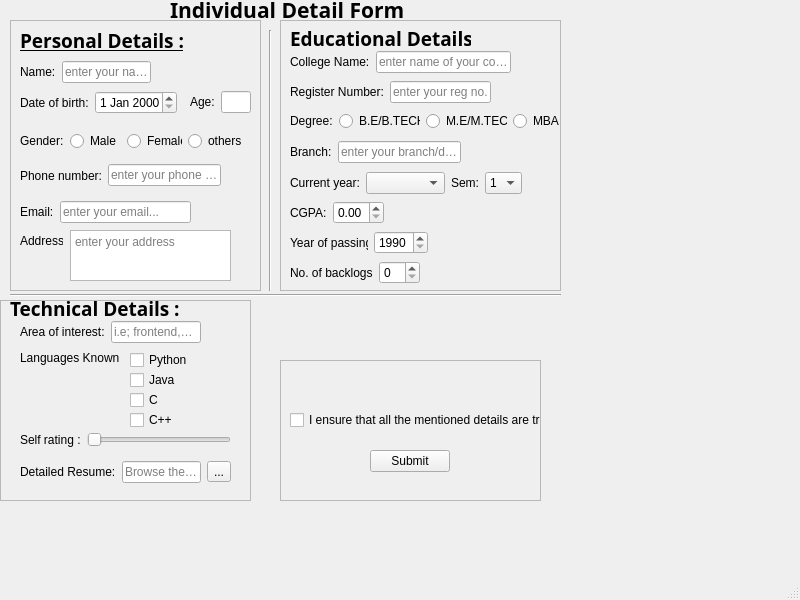
<?xml version="1.0" encoding="UTF-8"?>
<ui version="4.0">
 <class>MainWindow</class>
 <widget class="QMainWindow" name="MainWindow">
  <property name="geometry">
   <rect>
    <x>0</x>
    <y>0</y>
    <width>800</width>
    <height>600</height>
   </rect>
  </property>
  <property name="windowTitle">
   <string>MainWindow</string>
  </property>
  <widget class="QWidget" name="centralwidget">
   <widget class="QFrame" name="GeneralDetails">
    <property name="geometry">
     <rect>
      <x>10</x>
      <y>20</y>
      <width>251</width>
      <height>271</height>
     </rect>
    </property>
    <property name="frameShape">
     <enum>QFrame::StyledPanel</enum>
    </property>
    <property name="frameShadow">
     <enum>QFrame::Raised</enum>
    </property>
    <widget class="QLabel" name="label_7">
     <property name="geometry">
      <rect>
       <x>10</x>
       <y>210</y>
       <width>43</width>
       <height>22</height>
      </rect>
     </property>
     <property name="text">
      <string>Address:</string>
     </property>
    </widget>
    <widget class="QTextEdit" name="textEdit">
     <property name="geometry">
      <rect>
       <x>60</x>
       <y>210</y>
       <width>161</width>
       <height>51</height>
      </rect>
     </property>
     <property name="html">
      <string>&lt;!DOCTYPE HTML PUBLIC &quot;-//W3C//DTD HTML 4.0//EN&quot; &quot;http://www.w3.org/TR/REC-html40/strict.dtd&quot;&gt;
&lt;html&gt;&lt;head&gt;&lt;meta name=&quot;qrichtext&quot; content=&quot;1&quot; /&gt;&lt;style type=&quot;text/css&quot;&gt;
p, li { white-space: pre-wrap; }
&lt;/style&gt;&lt;/head&gt;&lt;body style=&quot; font-family:'MS Shell Dlg 2'; font-size:8pt; font-weight:400; font-style:normal;&quot;&gt;
&lt;p style=&quot;-qt-paragraph-type:empty; margin-top:0px; margin-bottom:0px; margin-left:0px; margin-right:0px; -qt-block-indent:0; text-indent:0px;&quot;&gt;&lt;br /&gt;&lt;/p&gt;&lt;/body&gt;&lt;/html&gt;</string>
     </property>
     <property name="placeholderText">
      <string>enter your address</string>
     </property>
    </widget>
    <widget class="QLabel" name="label_8">
     <property name="geometry">
      <rect>
       <x>10</x>
       <y>10</y>
       <width>171</width>
       <height>21</height>
      </rect>
     </property>
     <property name="font">
      <font>
       <family>Perpetua</family>
       <pointsize>14</pointsize>
       <weight>75</weight>
       <italic>false</italic>
       <bold>true</bold>
       <underline>true</underline>
      </font>
     </property>
     <property name="autoFillBackground">
      <bool>false</bool>
     </property>
     <property name="text">
      <string>Personal Details :</string>
     </property>
     <property name="textFormat">
      <enum>Qt::MarkdownText</enum>
     </property>
    </widget>
    <widget class="QWidget" name="layoutWidget">
     <property name="geometry">
      <rect>
       <x>10</x>
       <y>40</y>
       <width>131</width>
       <height>24</height>
      </rect>
     </property>
     <layout class="QHBoxLayout" name="horizontalLayout">
      <item>
       <widget class="QLabel" name="label">
        <property name="text">
         <string>Name:</string>
        </property>
       </widget>
      </item>
      <item>
       <widget class="QLineEdit" name="lineEdit">
        <property name="placeholderText">
         <string>enter your name</string>
        </property>
       </widget>
      </item>
     </layout>
    </widget>
    <widget class="QWidget" name="layoutWidget">
     <property name="geometry">
      <rect>
       <x>10</x>
       <y>180</y>
       <width>171</width>
       <height>24</height>
      </rect>
     </property>
     <layout class="QHBoxLayout" name="horizontalLayout_6">
      <item>
       <widget class="QLabel" name="label_6">
        <property name="text">
         <string>Email:</string>
        </property>
       </widget>
      </item>
      <item>
       <widget class="QLineEdit" name="lineEdit_4">
        <property name="placeholderText">
         <string>enter your email...</string>
        </property>
       </widget>
      </item>
     </layout>
    </widget>
    <widget class="QWidget" name="layoutWidget">
     <property name="geometry">
      <rect>
       <x>10</x>
       <y>70</y>
       <width>157</width>
       <height>25</height>
      </rect>
     </property>
     <layout class="QHBoxLayout" name="horizontalLayout_2">
      <item>
       <widget class="QLabel" name="label_3">
        <property name="text">
         <string>Date of birth:</string>
        </property>
       </widget>
      </item>
      <item>
       <widget class="QDateEdit" name="dateEdit"/>
      </item>
     </layout>
    </widget>
    <widget class="QWidget" name="layoutWidget">
     <property name="geometry">
      <rect>
       <x>10</x>
       <y>110</y>
       <width>223</width>
       <height>22</height>
      </rect>
     </property>
     <layout class="QHBoxLayout" name="horizontalLayout_3">
      <item>
       <widget class="QLabel" name="label_4">
        <property name="text">
         <string>Gender:</string>
        </property>
       </widget>
      </item>
      <item>
       <widget class="QRadioButton" name="radioButton">
        <property name="text">
         <string>Male</string>
        </property>
       </widget>
      </item>
      <item>
       <widget class="QRadioButton" name="radioButton_2">
        <property name="text">
         <string>Female</string>
        </property>
       </widget>
      </item>
      <item>
       <widget class="QRadioButton" name="radioButton_3">
        <property name="text">
         <string>others</string>
        </property>
       </widget>
      </item>
     </layout>
    </widget>
    <widget class="QWidget" name="layoutWidget">
     <property name="geometry">
      <rect>
       <x>180</x>
       <y>70</y>
       <width>61</width>
       <height>24</height>
      </rect>
     </property>
     <layout class="QHBoxLayout" name="horizontalLayout_4">
      <item>
       <widget class="QLabel" name="label_2">
        <property name="text">
         <string>Age:</string>
        </property>
       </widget>
      </item>
      <item>
       <widget class="QLineEdit" name="lineEdit_2">
        <property name="placeholderText">
         <string/>
        </property>
       </widget>
      </item>
     </layout>
    </widget>
    <widget class="QWidget" name="layoutWidget">
     <property name="geometry">
      <rect>
       <x>10</x>
       <y>140</y>
       <width>201</width>
       <height>31</height>
      </rect>
     </property>
     <layout class="QHBoxLayout" name="horizontalLayout_7">
      <item>
       <widget class="QLabel" name="label_5">
        <property name="text">
         <string>Phone number:</string>
        </property>
       </widget>
      </item>
      <item>
       <widget class="QLineEdit" name="lineEdit_3">
        <property name="placeholderText">
         <string>enter your phone no.</string>
        </property>
       </widget>
      </item>
     </layout>
    </widget>
   </widget>
   <widget class="QFrame" name="frame_2">
    <property name="geometry">
     <rect>
      <x>280</x>
      <y>20</y>
      <width>281</width>
      <height>271</height>
     </rect>
    </property>
    <property name="frameShape">
     <enum>QFrame::StyledPanel</enum>
    </property>
    <property name="frameShadow">
     <enum>QFrame::Raised</enum>
    </property>
    <widget class="QLabel" name="label_15">
     <property name="geometry">
      <rect>
       <x>10</x>
       <y>10</y>
       <width>181</width>
       <height>16</height>
      </rect>
     </property>
     <property name="font">
      <font>
       <family>Perpetua</family>
       <pointsize>14</pointsize>
       <weight>75</weight>
       <bold>true</bold>
       <underline>true</underline>
      </font>
     </property>
     <property name="text">
      <string>Educational Details :</string>
     </property>
    </widget>
    <widget class="QWidget" name="layoutWidget">
     <property name="geometry">
      <rect>
       <x>10</x>
       <y>150</y>
       <width>232</width>
       <height>26</height>
      </rect>
     </property>
     <layout class="QHBoxLayout" name="horizontalLayout_13">
      <item>
       <layout class="QHBoxLayout" name="horizontalLayout_12">
        <item>
         <widget class="QLabel" name="label_13">
          <property name="text">
           <string>Current year:</string>
          </property>
         </widget>
        </item>
        <item>
         <widget class="QComboBox" name="comboBox">
          <property name="currentText">
           <string/>
          </property>
          <property name="placeholderText">
           <string>Select year</string>
          </property>
          <item>
           <property name="text">
            <string>Select year</string>
           </property>
          </item>
          <item>
           <property name="text">
            <string>1st year</string>
           </property>
          </item>
          <item>
           <property name="text">
            <string>2nd year</string>
           </property>
          </item>
          <item>
           <property name="text">
            <string>3rd year</string>
           </property>
          </item>
          <item>
           <property name="text">
            <string>4th year</string>
           </property>
          </item>
         </widget>
        </item>
       </layout>
      </item>
      <item>
       <widget class="QLabel" name="label_14">
        <property name="text">
         <string>Sem:</string>
        </property>
       </widget>
      </item>
      <item>
       <widget class="QComboBox" name="comboBox_2">
        <item>
         <property name="text">
          <string>1</string>
         </property>
        </item>
        <item>
         <property name="text">
          <string>2</string>
         </property>
        </item>
        <item>
         <property name="text">
          <string>3</string>
         </property>
        </item>
        <item>
         <property name="text">
          <string>4</string>
         </property>
        </item>
        <item>
         <property name="text">
          <string>5</string>
         </property>
        </item>
        <item>
         <property name="text">
          <string>6</string>
         </property>
        </item>
       </widget>
      </item>
     </layout>
    </widget>
    <widget class="QWidget" name="layoutWidget">
     <property name="geometry">
      <rect>
       <x>10</x>
       <y>30</y>
       <width>221</width>
       <height>24</height>
      </rect>
     </property>
     <layout class="QHBoxLayout" name="horizontalLayout_5">
      <item>
       <widget class="QLabel" name="label_9">
        <property name="text">
         <string>College Name:</string>
        </property>
       </widget>
      </item>
      <item>
       <widget class="QLineEdit" name="lineEdit_5">
        <property name="placeholderText">
         <string>enter name of your college</string>
        </property>
       </widget>
      </item>
     </layout>
    </widget>
    <widget class="QWidget" name="layoutWidget">
     <property name="geometry">
      <rect>
       <x>10</x>
       <y>60</y>
       <width>201</width>
       <height>24</height>
      </rect>
     </property>
     <layout class="QHBoxLayout" name="horizontalLayout_8">
      <item>
       <widget class="QLabel" name="label_10">
        <property name="text">
         <string>Register Number:</string>
        </property>
       </widget>
      </item>
      <item>
       <widget class="QLineEdit" name="lineEdit_6">
        <property name="placeholderText">
         <string>enter your reg no.</string>
        </property>
       </widget>
      </item>
     </layout>
    </widget>
    <widget class="QWidget" name="layoutWidget">
     <property name="geometry">
      <rect>
       <x>10</x>
       <y>90</y>
       <width>274</width>
       <height>22</height>
      </rect>
     </property>
     <layout class="QHBoxLayout" name="horizontalLayout_10">
      <item>
       <widget class="QLabel" name="label_11">
        <property name="text">
         <string>Degree:</string>
        </property>
       </widget>
      </item>
      <item>
       <widget class="QRadioButton" name="radioButton_4">
        <property name="text">
         <string>B.E/B.TECH</string>
        </property>
       </widget>
      </item>
      <item>
       <widget class="QRadioButton" name="radioButton_5">
        <property name="text">
         <string>M.E/M.TECH</string>
        </property>
       </widget>
      </item>
      <item>
       <widget class="QRadioButton" name="radioButton_6">
        <property name="text">
         <string>MBA</string>
        </property>
       </widget>
      </item>
     </layout>
    </widget>
    <widget class="QWidget" name="layoutWidget">
     <property name="geometry">
      <rect>
       <x>10</x>
       <y>120</y>
       <width>171</width>
       <height>24</height>
      </rect>
     </property>
     <layout class="QHBoxLayout" name="horizontalLayout_11">
      <item>
       <widget class="QLabel" name="label_12">
        <property name="text">
         <string>Branch:</string>
        </property>
       </widget>
      </item>
      <item>
       <widget class="QLineEdit" name="lineEdit_7">
        <property name="placeholderText">
         <string>enter your branch/dept</string>
        </property>
       </widget>
      </item>
     </layout>
    </widget>
    <widget class="QWidget" name="layoutWidget">
     <property name="geometry">
      <rect>
       <x>10</x>
       <y>180</y>
       <width>94</width>
       <height>25</height>
      </rect>
     </property>
     <layout class="QHBoxLayout" name="horizontalLayout_14">
      <item>
       <widget class="QLabel" name="label_16">
        <property name="text">
         <string>CGPA:</string>
        </property>
       </widget>
      </item>
      <item>
       <widget class="QDoubleSpinBox" name="doubleSpinBox"/>
      </item>
     </layout>
    </widget>
    <widget class="QWidget" name="layoutWidget">
     <property name="geometry">
      <rect>
       <x>10</x>
       <y>210</y>
       <width>138</width>
       <height>25</height>
      </rect>
     </property>
     <layout class="QHBoxLayout" name="horizontalLayout_15">
      <item>
       <widget class="QLabel" name="label_18">
        <property name="text">
         <string>Year of passing:</string>
        </property>
       </widget>
      </item>
      <item>
       <widget class="QSpinBox" name="spinBox">
        <property name="minimum">
         <number>1990</number>
        </property>
        <property name="maximum">
         <number>2030</number>
        </property>
       </widget>
      </item>
     </layout>
    </widget>
    <widget class="QWidget" name="layoutWidget">
     <property name="geometry">
      <rect>
       <x>10</x>
       <y>240</y>
       <width>130</width>
       <height>25</height>
      </rect>
     </property>
     <layout class="QHBoxLayout" name="horizontalLayout_16">
      <item>
       <widget class="QLabel" name="label_17">
        <property name="text">
         <string>No. of backlogs :</string>
        </property>
       </widget>
      </item>
      <item>
       <widget class="QSpinBox" name="spinBox_2">
        <property name="maximum">
         <number>62</number>
        </property>
       </widget>
      </item>
     </layout>
    </widget>
   </widget>
   <widget class="Line" name="line">
    <property name="geometry">
     <rect>
      <x>255</x>
      <y>30</y>
      <width>31</width>
      <height>261</height>
     </rect>
    </property>
    <property name="orientation">
     <enum>Qt::Vertical</enum>
    </property>
   </widget>
   <widget class="Line" name="line_2">
    <property name="geometry">
     <rect>
      <x>10</x>
      <y>280</y>
      <width>551</width>
      <height>31</height>
     </rect>
    </property>
    <property name="orientation">
     <enum>Qt::Horizontal</enum>
    </property>
   </widget>
   <widget class="QFrame" name="frame">
    <property name="geometry">
     <rect>
      <x>0</x>
      <y>300</y>
      <width>251</width>
      <height>201</height>
     </rect>
    </property>
    <property name="frameShape">
     <enum>QFrame::StyledPanel</enum>
    </property>
    <property name="frameShadow">
     <enum>QFrame::Raised</enum>
    </property>
    <widget class="QLabel" name="label_21">
     <property name="geometry">
      <rect>
       <x>20</x>
       <y>50</y>
       <width>101</width>
       <height>16</height>
      </rect>
     </property>
     <property name="text">
      <string>Languages Known :</string>
     </property>
    </widget>
    <widget class="QCheckBox" name="checkBox">
     <property name="geometry">
      <rect>
       <x>130</x>
       <y>50</y>
       <width>72</width>
       <height>20</height>
      </rect>
     </property>
     <property name="text">
      <string>Python</string>
     </property>
    </widget>
    <widget class="QCheckBox" name="checkBox_2">
     <property name="geometry">
      <rect>
       <x>130</x>
       <y>70</y>
       <width>72</width>
       <height>20</height>
      </rect>
     </property>
     <property name="text">
      <string>Java</string>
     </property>
    </widget>
    <widget class="QCheckBox" name="checkBox_3">
     <property name="geometry">
      <rect>
       <x>130</x>
       <y>90</y>
       <width>72</width>
       <height>20</height>
      </rect>
     </property>
     <property name="text">
      <string>C</string>
     </property>
    </widget>
    <widget class="QCheckBox" name="checkBox_4">
     <property name="geometry">
      <rect>
       <x>130</x>
       <y>110</y>
       <width>72</width>
       <height>20</height>
      </rect>
     </property>
     <property name="text">
      <string>C++</string>
     </property>
    </widget>
    <widget class="QLabel" name="label_23">
     <property name="geometry">
      <rect>
       <x>10</x>
       <y>0</y>
       <width>221</width>
       <height>16</height>
      </rect>
     </property>
     <property name="font">
      <font>
       <family>Perpetua</family>
       <pointsize>14</pointsize>
       <weight>75</weight>
       <bold>true</bold>
       <underline>true</underline>
      </font>
     </property>
     <property name="text">
      <string>Technical Details :</string>
     </property>
    </widget>
    <widget class="QWidget" name="layoutWidget">
     <property name="geometry">
      <rect>
       <x>20</x>
       <y>20</y>
       <width>181</width>
       <height>24</height>
      </rect>
     </property>
     <layout class="QHBoxLayout" name="horizontalLayout_17">
      <item>
       <widget class="QLabel" name="label_19">
        <property name="text">
         <string>Area of interest:</string>
        </property>
       </widget>
      </item>
      <item>
       <widget class="QLineEdit" name="lineEdit_9">
        <property name="placeholderText">
         <string>i.e; frontend,etc..</string>
        </property>
       </widget>
      </item>
     </layout>
    </widget>
    <widget class="QWidget" name="layoutWidget">
     <property name="geometry">
      <rect>
       <x>20</x>
       <y>160</y>
       <width>211</width>
       <height>24</height>
      </rect>
     </property>
     <layout class="QHBoxLayout" name="horizontalLayout_18">
      <item>
       <widget class="QLabel" name="label_24">
        <property name="text">
         <string>Detailed Resume:</string>
        </property>
       </widget>
      </item>
      <item>
       <widget class="QLineEdit" name="lineEdit_10">
        <property name="placeholderText">
         <string>Browse the file</string>
        </property>
       </widget>
      </item>
      <item>
       <widget class="QToolButton" name="toolButton">
        <property name="text">
         <string>...</string>
        </property>
       </widget>
      </item>
     </layout>
    </widget>
    <widget class="QWidget" name="layoutWidget">
     <property name="geometry">
      <rect>
       <x>20</x>
       <y>130</y>
       <width>211</width>
       <height>20</height>
      </rect>
     </property>
     <layout class="QHBoxLayout" name="horizontalLayout_19">
      <item>
       <widget class="QLabel" name="label_22">
        <property name="text">
         <string>Self rating :</string>
        </property>
       </widget>
      </item>
      <item>
       <widget class="QSlider" name="horizontalSlider">
        <property name="maximum">
         <number>10</number>
        </property>
        <property name="orientation">
         <enum>Qt::Horizontal</enum>
        </property>
       </widget>
      </item>
     </layout>
    </widget>
   </widget>
   <widget class="QLabel" name="label_30">
    <property name="geometry">
     <rect>
      <x>170</x>
      <y>0</y>
      <width>241</width>
      <height>20</height>
     </rect>
    </property>
    <property name="font">
     <font>
      <family>Perpetua</family>
      <pointsize>16</pointsize>
      <weight>75</weight>
      <bold>true</bold>
      <underline>true</underline>
     </font>
    </property>
    <property name="text">
     <string>Individual Detail Form</string>
    </property>
   </widget>
   <widget class="QFrame" name="frame_3">
    <property name="geometry">
     <rect>
      <x>280</x>
      <y>360</y>
      <width>261</width>
      <height>141</height>
     </rect>
    </property>
    <property name="frameShape">
     <enum>QFrame::StyledPanel</enum>
    </property>
    <property name="frameShadow">
     <enum>QFrame::Raised</enum>
    </property>
    <widget class="QCheckBox" name="checkBox_5">
     <property name="geometry">
      <rect>
       <x>10</x>
       <y>50</y>
       <width>251</width>
       <height>20</height>
      </rect>
     </property>
     <property name="text">
      <string>I ensure that all the mentioned details are true</string>
     </property>
    </widget>
    <widget class="QPushButton" name="pushButton">
     <property name="geometry">
      <rect>
       <x>90</x>
       <y>90</y>
       <width>80</width>
       <height>22</height>
      </rect>
     </property>
     <property name="text">
      <string>Submit</string>
     </property>
    </widget>
   </widget>
  </widget>
  <widget class="QMenuBar" name="menubar">
   <property name="geometry">
    <rect>
     <x>0</x>
     <y>0</y>
     <width>800</width>
     <height>21</height>
    </rect>
   </property>
  </widget>
  <widget class="QStatusBar" name="statusbar"/>
 </widget>
 <resources/>
 <connections/>
</ui>
